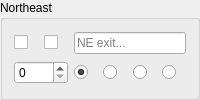
       <widget class="QGroupBox" name="groupBox_ne">
        <property name="sizePolicy">
         <sizepolicy hsizetype="Preferred" vsizetype="Preferred">
          <horstretch>0</horstretch>
          <verstretch>0</verstretch>
         </sizepolicy>
        </property>
        <property name="title">
         <string>Northeast</string>
        </property>
        <layout class="QGridLayout" name="gridLayout_ne">
         <item row="0" column="0">
          <widget class="QCheckBox" name="noroute_ne">
           <property name="cursor">
            <cursorShape>PointingHandCursor</cursorShape>
           </property>
           <property name="focusPolicy">
            <enum>Qt::NoFocus</enum>
           </property>
           <property name="toolTip">
            <string>&lt;p&gt;Prevent a route being created via this exit, equivalent to an infinite exit weight.&lt;/p&gt;</string>
           </property>
           <property name="text">
            <string/>
           </property>
           <property name="checkable">
            <bool>true</bool>
           </property>
          </widget>
         </item>
         <item row="0" column="1">
          <widget class="QCheckBox" name="stub_ne">
           <property name="cursor">
            <cursorShape>PointingHandCursor</cursorShape>
           </property>
           <property name="toolTip">
            <string>&lt;p&gt;Create an exit in this direction with unknown destination, mutually exclusive with an actual exit roomID.&lt;/p&gt;</string>
           </property>
           <property name="text">
            <string/>
           </property>
          </widget>
         </item>
         <item row="0" column="2" colspan="4">
          <widget class="QLineEdit" name="ne">
           <property name="placeholderText">
            <string>NE exit...</string>
           </property>
          </widget>
         </item>
         <item row="1" column="0" colspan="2">
          <widget class="QSpinBox" name="weight_ne">
           <property name="cursor">
            <cursorShape>SizeVerCursor</cursorShape>
           </property>
           <property name="toolTip">
            <string>&lt;p&gt;Set to a positive value to override the default (Room) Weight for using this Exit route, zero value assigns the default.&lt;/p&gt;</string>
           </property>
           <property name="maximum">
            <number>9999</number>
           </property>
          </widget>
         </item>
         <item row="1" column="2">
          <widget class="QRadioButton" name="doortype_none_ne">
           <property name="cursor">
            <cursorShape>PointingHandCursor</cursorShape>
           </property>
           <property name="toolTip">
            <string>&lt;p&gt;No door symbol is drawn on 2D Map for this exit.&lt;/p&gt;</string>
           </property>
           <property name="text">
            <string/>
           </property>
           <property name="checked">
            <bool>true</bool>
           </property>
           <attribute name="buttonGroup">
            <string notr="true">doortype_ne</string>
           </attribute>
          </widget>
         </item>
         <item row="1" column="3">
          <widget class="QRadioButton" name="doortype_open_ne">
           <property name="cursor">
            <cursorShape>PointingHandCursor</cursorShape>
           </property>
           <property name="toolTip">
            <string>&lt;p&gt;Green (Open) door symbol is drawn on 2D Map, can be set on either a stub or a real exit.&lt;/p&gt;</string>
           </property>
           <property name="text">
            <string/>
           </property>
           <attribute name="buttonGroup">
            <string notr="true">doortype_ne</string>
           </attribute>
          </widget>
         </item>
         <item row="1" column="4">
          <widget class="QRadioButton" name="doortype_closed_ne">
           <property name="cursor">
            <cursorShape>PointingHandCursor</cursorShape>
           </property>
           <property name="toolTip">
            <string>&lt;p&gt;Orange (Closed) door symbol is drawn on 2D Map, can be set on either a stub or a real exit.&lt;/p&gt;</string>
           </property>
           <property name="text">
            <string/>
           </property>
           <attribute name="buttonGroup">
            <string notr="true">doortype_ne</string>
           </attribute>
          </widget>
         </item>
         <item row="1" column="5">
          <widget class="QRadioButton" name="doortype_locked_ne">
           <property name="cursor">
            <cursorShape>PointingHandCursor</cursorShape>
           </property>
           <property name="toolTip">
            <string>&lt;p&gt;Red (Locked) door symbol is drawn on 2D Map, can be set on either a stub or a real exit.&lt;/p&gt;</string>
           </property>
           <property name="text">
            <string/>
           </property>
           <attribute name="buttonGroup">
            <string notr="true">doortype_ne</string>
           </attribute>
          </widget>
         </item>
        </layout>
       </widget>
